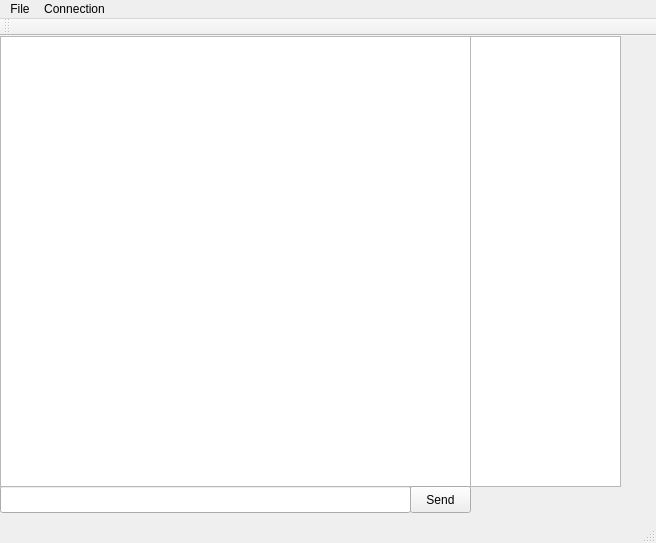
<?xml version="1.0" encoding="UTF-8"?>
<ui version="4.0">
 <class>MainWindow</class>
 <widget class="QMainWindow" name="MainWindow">
  <property name="geometry">
   <rect>
    <x>0</x>
    <y>0</y>
    <width>656</width>
    <height>543</height>
   </rect>
  </property>
  <property name="windowTitle">
   <string>MainWindow</string>
  </property>
  <widget class="QWidget" name="centralWidget">
   <widget class="QLineEdit" name="send">
    <property name="geometry">
     <rect>
      <x>0</x>
      <y>450</y>
      <width>411</width>
      <height>27</height>
     </rect>
    </property>
   </widget>
   <widget class="QTextBrowser" name="display">
    <property name="geometry">
     <rect>
      <x>0</x>
      <y>0</y>
      <width>471</width>
      <height>451</height>
     </rect>
    </property>
   </widget>
   <widget class="QPushButton" name="sendButton">
    <property name="geometry">
     <rect>
      <x>410</x>
      <y>450</y>
      <width>61</width>
      <height>27</height>
     </rect>
    </property>
    <property name="text">
     <string>Send</string>
    </property>
   </widget>
   <widget class="QTextBrowser" name="users">
    <property name="geometry">
     <rect>
      <x>470</x>
      <y>0</y>
      <width>151</width>
      <height>451</height>
     </rect>
    </property>
   </widget>
  </widget>
  <widget class="QMenuBar" name="menuBar">
   <property name="geometry">
    <rect>
     <x>0</x>
     <y>0</y>
     <width>656</width>
     <height>25</height>
    </rect>
   </property>
   <widget class="QMenu" name="menuFile">
    <property name="title">
     <string>File</string>
    </property>
    <addaction name="actionExit"/>
   </widget>
   <widget class="QMenu" name="menuConnection">
    <property name="title">
     <string>Connection</string>
    </property>
    <addaction name="actionConnect"/>
    <addaction name="actionOptions"/>
   </widget>
   <addaction name="menuFile"/>
   <addaction name="menuConnection"/>
  </widget>
  <widget class="QToolBar" name="mainToolBar">
   <attribute name="toolBarArea">
    <enum>TopToolBarArea</enum>
   </attribute>
   <attribute name="toolBarBreak">
    <bool>false</bool>
   </attribute>
  </widget>
  <widget class="QStatusBar" name="statusBar"/>
  <action name="actionConnect">
   <property name="text">
    <string>Connect</string>
   </property>
  </action>
  <action name="actionOptions">
   <property name="text">
    <string>Options</string>
   </property>
  </action>
  <action name="actionExit">
   <property name="text">
    <string>Exit</string>
   </property>
  </action>
 </widget>
 <layoutdefault spacing="6" margin="11"/>
 <resources/>
 <connections/>
</ui>
